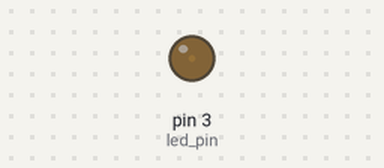
Recording of a sketch running on a simulated Arduino Uno, built with avr-gcc and run on an emulated ATmega328P. Shown: output pins drawn as LEDs (lit = HIGH).

Above: at 0.05 s.
At 1.55 s:
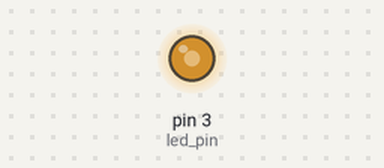
At 4.6 s:
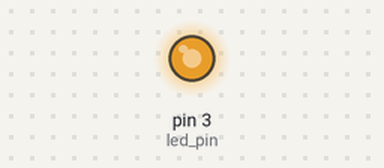
At 9.15 s:
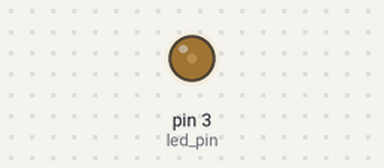
Timing chart, 0 to 14.6 s (numbered marks = the images above):
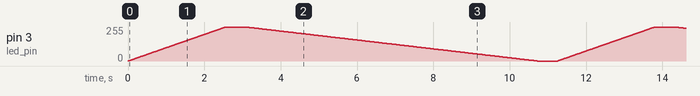

The sketch:

Uno-3W-Power-LED.ino
```cpp
int led_pin = 3; // PWM pin connected to the LED

void setup() {
  pinMode(led_pin, OUTPUT); // Set the LED pin as OUTPUT
}

void loop() {
  // Ramp up brightness
  for (int i = 0; i <= 255; i++) {
    analogWrite(led_pin, i);
    delay(10); // Faster ramp up
  }

  // Short pause at maximum brightness
  delay(500);

  // Ramp down brightness
  for (int i = 255; i >= 0; i--) {
    analogWrite(led_pin, i);
    delay(30); // Slower ramp down for effect
  }

  // Short pause at minimum brightness
  delay(500);
}
```
